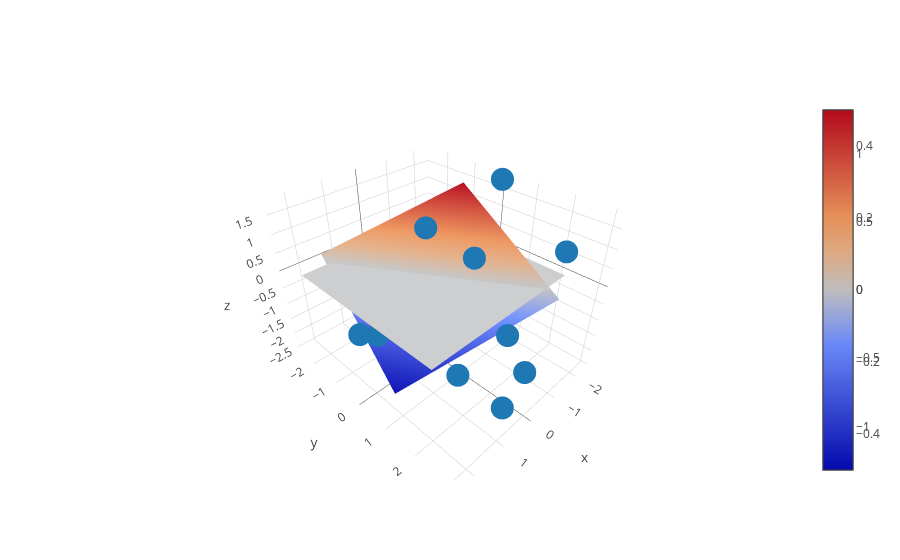

This figure's notebook cell:
### Code cell
xx, yy = np.meshgrid(np.linspace(-2.25, 2.25, 4), np.linspace(-2.25, 2.25, 4))
zz = np.zeros(xx.shape)
z0 = np.ones(xx.shape)
for x, y, z in zip(xx, yy, zz):
    z2.append(a.transform(np.vstack([x,y,z]).T))

points = go.Scatter3d(x = data[:,0], y = data[:, 1], z = data[:,2], mode = 'markers')
true_surface = go.Surface(x = xx, y = yy , z = zz)
pca_surface = go.Surface(x = x_pca_plane, y = y_pca_plane, z = z_pca_plane)

pyo.iplot([points, true_surface, pca_surface])

### Figure 1 — Plotly figure (JSON) as saved in the notebook; plotly's stock layout.template omitted (floating-point values rounded to 4 significant figures)
{"data": [{"mode": "markers", "type": "scatter3d", "x": [-2.366, -0.6093, 0.2614, -0.7969, -0.06114, -2.368, 1.01, 0.3134, -0.4488, 1.737, 1.818, 2.083, 0.3149, 2.194, -0.06707], "y": [2.107, -0.01977, 2.56, -1.567, -0.3178, 0.04, 1.288, 3.046, 0.3837, 2.437, 0.2878, 0.3895, 2.517, -0.1299, 1.191], "z": [0.5551, -0.3152, -2.44, -0.8968, 1.149, 1.78, -0.3203, -0.8762, -0.2683, -0.3652, -0.2431, -0.3883, -0.1746, -0.6165, 0.9747]}, {"type": "surface", "x": [[-2.25, -0.75, 0.75, 2.25], [-2.25, -0.75, 0.75, 2.25], [-2.25, -0.75, 0.75, 2.25], [-2.25, -0.75, 0.75, 2.25]], "y": [[-2.25, -2.25, -2.25, -2.25], [-0.75, -0.75, -0.75, -0.75], [0.75, 0.75, 0.75, 0.75], [2.25, 2.25, 2.25, 2.25]], "z": [[0, 0, 0, 0], [0, 0, 0, 0], [0, 0, 0, 0], [0, 0, 0, 0]]}, {"type": "surface", "x": [[-2.384, -1.44], [1.44, 2.384]], "y": [[-1.255, 2.63], [-2.63, 1.255]], "z": [[1.318, -0.09948], [0.09948, -1.318]]}], "layout": {}}
